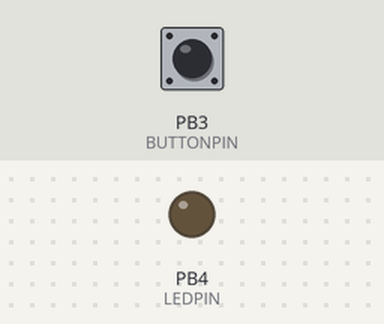
Bench run of a sketch on a simulated ATtiny85, built with avr-gcc and run on an emulated ATtiny85. On the bench: output pins drawn as LEDs (lit = HIGH). Inputs (shaded band) come from the test bench; at power-on: PB3 (BUTTONPIN) HIGH. Sleep ends after the set time or at an interrupt.

Above: at 1.2 s.
1.3 s: PB3 (BUTTONPIN) pulled LOW for 0.15 s
At 2.1 s:
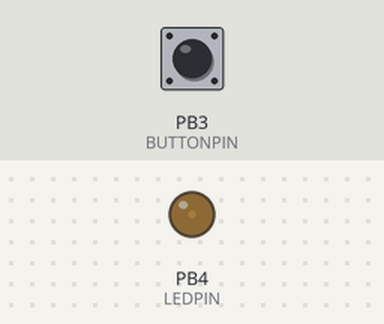
2.9 s: PB3 (BUTTONPIN) pulled LOW for 1 s
At 3.3 s:
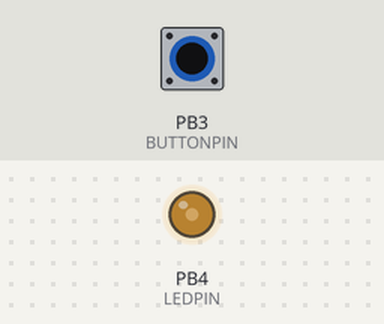
5.4 s: PB3 (BUTTONPIN) pulled LOW for 0.15 s
At 6.4 s:
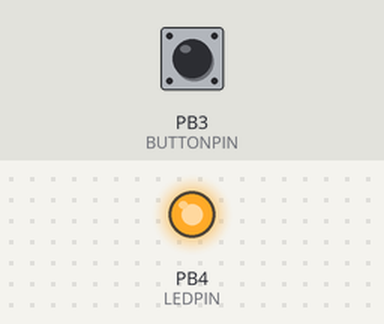
Timing chart, 0 to 8.4 s (numbered marks = the images above; inputs shaded):
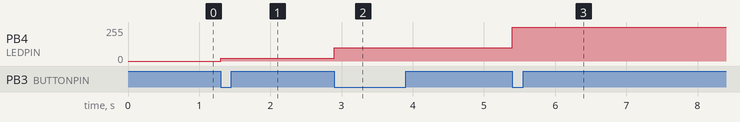

Measured:
- after the input at 1.3 s, PB4 (LEDPIN): 0/255 → 20/255 at once
- after the input at 2.9 s, PB4 (LEDPIN): 20/255 → 100/255 at once
- after the input at 5.4 s, PB4 (LEDPIN): 100/255 → 255/255 at once

The sketch:

GregsCode121118.ino
```cpp
/*
 * FinalFlashlightCode.ino
 * Greg Goldman
 * BME 590: Medical Instrumentation Design
 * Fall, 2018
 *
 * This code operates a flashlight on an ATTiny85 processor at a clock speed of 8 MHz
 * It is capable of 5 modes: low, medium, high, flash at high, and off
 * When off, the processor is put to sleep, reducing its current draw from a few mA
 * to less than 50 uA.
 *
 * It uses interrupts to record button inputs, and it has rudimentary software debounce
 * built in.
 *
 * A great challenge with the debounce was that the timer resets after going to sleep, so
 * it was hard to tell the time since the last press if the device had slept. This was solved
 * by implementing a delay of the bounce wait time before going to sleeep.
 *
 * All time variables are in microseconds because micros() works in the ISR, but millis doesn't
 *
 * In an unsigned long, there are 2^32 bits, so I can count to about 4.295 billion microseconds,
 * or about 4295 seconds, which is about 2.98 days before the timer count can roll over
 *
 * Related content can be found at https://github.com/GregGoldman/BlinkLight
 */

//Includes
#include <avr/io.h>
#include <avr/interrupt.h> //https://www.nongnu.org/avr-libc/user-manual/group__avr__interrupts.html
#include <avr/sleep.h> //https://www.nongnu.org/avr-libc/user-manual/group__avr__sleep.html
//https://bigdanzblog.wordpress.com/2014/08/10/attiny85-wake-from-sleep-on-pin-state-change-code-example/
// how to put attiny to sleep

int LEDPIN = 4;
int BUTTONPIN = 3;
bool Flash = LOW;
volatile int State = 0;


volatile int pressCount = 0;
/*
   0: off
   1: low
   2: med
   3: high
   4: 2Hz blink at high intensity
*/

///online sources suggest to declare variables which go in the ISR as volatile
unsigned long bounceTime = 200000; // how long to wait to avoid bounce: 200 ms
volatile unsigned long now = 0; //current time
unsigned long lastFlashTime = 0; // previous time
volatile unsigned long lastPressedTime = 0;

void setup() {
  // sets PB4 to output, all others to inputs
  DDRB  = 0b00010000;

  //disable pullup on PB3 and PB4
  PORTB = 0b11100111;

  // set all outputs to low first (default, likely unecessary)
  PINB = 0b00000000;

  //disable interrupts during setup
  cli();
  // choose PB 3 for your interrupt pin
  PCMSK = 0b00001000;
  // globally stage change interrupts to be enabled (still requires sei())
  GIMSK = 0b00100000;

  ADCSRA &= ~_BV(ADEN);  // ADC off

  //enable interrupts after setup
  sei();
}

void loop() {
  // only increment the State at the top of the loop so it can't change during
  // the Switch Tree or other inconvenient places
  if (pressCount > 0) {
    State += 1;
    if (State > 4) {
      State = 0;
    }
    pressCount = 0;
  }

  switch (State) {
    case 0:
      analogWrite(LEDPIN, 0);
      // the longest accurate microsecond delay is 16383 according to arduino.cc
      // as such, use delay() instead
      // this is one of the rare cases we are OK with a delay.
      delay(bounceTime/1000);
      set_sleep_mode(SLEEP_MODE_PWR_DOWN);
      sleep_enable();
      sleep_cpu();
      break;
    case 1:
      sleep_disable(); // not entirely sure this line is needed
      analogWrite(LEDPIN, 20);
      break;
    case 2:
      analogWrite(LEDPIN, 100);
      break;
    case 3:
      analogWrite(LEDPIN, 255);
      break;
    case 4:
      now = micros();
      if (now - lastFlashTime > 250000) {
        Flash = !Flash;
        lastFlashTime = now;
      }
      if (Flash) {
        analogWrite(LEDPIN, 255);
      }
      else {
        analogWrite(LEDPIN, 0);
      }
      break;
    default:
      analogWrite(LEDPIN, 0);
      break;
  }
}

//Pin Change Interrupt Request 0 (don't look at nested interrupts)
ISR(PCINT0_vect) {
  // This will trigger on both rising and falling by default
  // need to read the state of the pin to tell if falling
  if (!digitalRead(BUTTONPIN)) {
      pressCount += 1;
  }
}
```
